Frame 1 (no input): blank canvas, image omitted
Frame 60 (the mouse pressed at the canvas centre just before this capture): blank canvas, image omitted
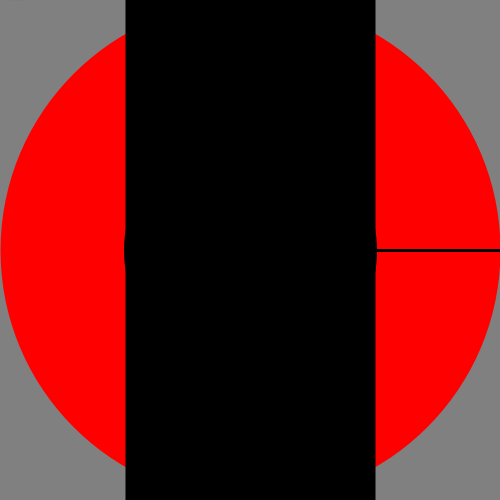
Frame 120 (the mouse held since frame 60 and released just before this capture)

The Processing sketch whose frames 1 and 60 were blank and that drew this single picture after the mouse press (run headless with seeded random() and noise(); from frame 60 on, the mouse is pressed at the canvas centre):

// Processing sketch: strokeWeight
// ── strokeWeight.pde
/* SM, May 2016
 * Investigating stokeWeight
 *
 * 
 * 
 * Note: Renderers handle stroke differently and some don't allow zero weight 
 */

void setup() {
  size(500,500);
}

void draw() {
  background(128);
  stroke(255,0,0);
  fill(0,0,255);
  strokeWeight(mouseX);
  ellipse(width/2, height/2, mouseY, mouseY);
  strokeWeight(3);
  stroke(0);
  ellipse(width/2, height/2, mouseY, mouseY);
  line(width/2+mouseY/2,height/2, width/2+mouseY/2+mouseX/2, height/2);
  println(mouseY/(mouseX+.000001));
  
  strokeWeight(mouseX);
  line(width/2, 0, width/2, height);
  
  int tx = 0;
  int ty = 0;
  text("Hello",tx, ty);
}
